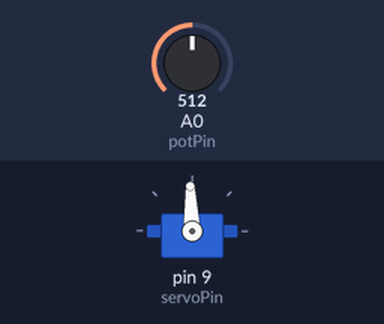
Recording of a sketch running on a simulated Arduino Uno, built with avr-gcc and run on an emulated ATmega328P. Shown: servo. The inputs (shaded band) are chosen by the test bench; at power-on: A0 (potPin) = 512.

Above: at 1.2 s.
1.3 s: A0 (potPin) set to 716
At 2.5 s:
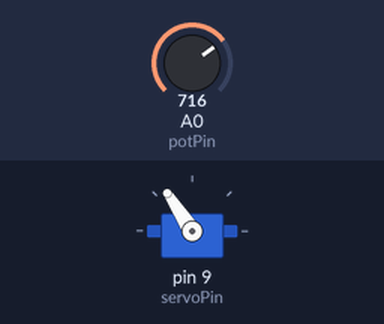
2.8 s: A0 (potPin) set to 900
At 3.7 s:
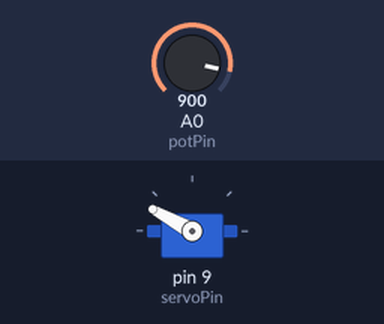
4.3 s: A0 (potPin) set to 1023
At 4.8 s:
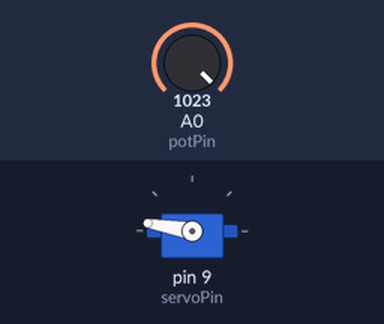
5.8 s: A0 (potPin) set to 306
At 7.0 s:
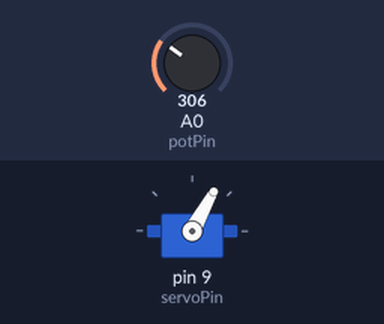
7.3 s: A0 (potPin) set to 122
At 8.3 s:
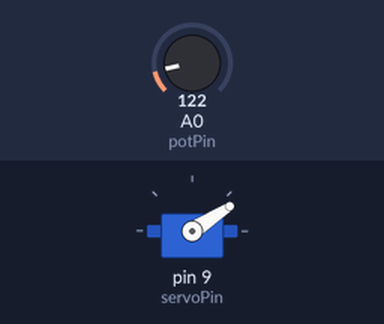
8.8 s: A0 (potPin) set to 511
At 9.4 s:
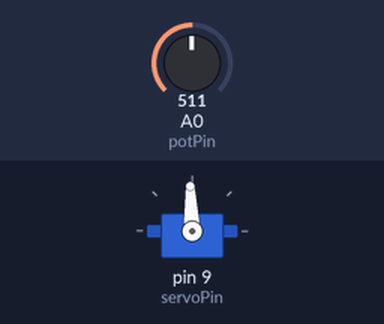
Timing chart, 0 to 11.3 s (numbered marks = the images above; inputs shaded):
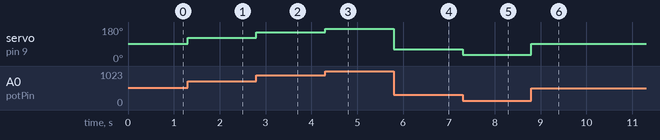

The sketch:

Arduino_Servo_Control.ino
```cpp
#include <Servo.h>    //servo header file referencing to the servo library


        //*****************17. CONTROLLING A SERVO DEVICE WITH ARDUINO WITH THE HELP OF APOTENTIOMETER******************


            /**
                 -A servo is an electronic device with movable parts that can be electrically rotated up to 180 degrees from 0 degrees using commands
                 -It has external connection codes for communication with three main lines:

                    1. Red cable line
                       -Is the power line for positive terminal usually connected to the power source
                    2. Black cable line
                       -Is the power line for negative terminal usually connected to ground
                    3. White cable line
                       -This is the control line through which the commands are sent to the servo
                       -Its the main communication line for the servo.

                 -Because some other high rated power servos draws much current when in operation which could be beyond the safe rates for the arduino, we can have the servo power line
                  connected to an external power source(set to supply safe power to the device) and the controll line connected to the arduino. In this case ensure the grounds for the involved
                  components are hooked up together for their safety of operation.

                 #.NOTE
                       -In normal operation the servos DO NOT mit the 180 degrees span of rotation as they are intended to(e.g could span between 15-170 degrees).
                        So its essential to first test for each servo its safe positions of rotation before putting it in application. For rotating it beyond its
                        safe limits causes it to strain in vibration hence drawing more current which could burn out the arduino if the power line is connected to it.
                       -Servo pointer is only made to be rotated electronically. So DO NOT spin the pointer mechanically either by hand as this
                       damage the device.

                 -The circuit connection for all this involves a slight modification of that in 'PotentiometerProject10Cct.png' provided in arduino projects directory.
                 -The modification involves appending the servo to the circuit where:
                    >Servo control line is connected to pin 9(one of the squiggling line pins which can serve both analogWrite and digitalWrite functionalities)
                    >Servo power line is connected to the 5V power line on arduino board.
                    >Servo ground line is connected to teh arduino ground line.


                  -The program code for this project therefore appears as follows:
            **/

/**

                //***************17a. TESTER PROGRAM TO SET THE SERVO AT SAFE LIMITS OF SPAN**************


int postn = 0;        //servo position variable initialized to 0
int servoPin = 9;     //servo connection variable actualized to pin 9
int servoDelay = 25;  //delay time variable initialized to 25ms

Servo myPointer;       //servo object declaration


void setup()
{
    Serial.begin(9600);                //serial port set ON with baude rate value of 9600
    myPointer.attach(servoPin);        //defines pin of servo attachment to arduino board
}
void loop()
{
    Serial.println(" Enter the position you wish to set the servo to:");
                                       //prompt for user input
    while(Serial.available() == 0 )
    {}                                 //halts the program execution waitin for user input
    postn = Serial.parseInt();         //reads the user input

    myPointer.write(postn);            //writing(communicating) position to the servo


    /**
     * Compiling and running this program we're able to communicate to the servo and test its safe limits of span on the
     * 180 degrees scale. From the samllest range we can set it to 20 degrees and determine its capability to reach the point
     * and check its behaviour when at that point. When ok we enter another lower value e.g 15 degrees and determine the behaviour
     * again till we achieve its safe position of span.
     * We repeat the same for the highest position of span for the servo.
     */
     /**
}
  **/


/**


                //***************17b. PROGRAM TO SPIN THE SERVO BETWEEN THE SAFE LIMITS OF SPAN(e.g 15-170 degrees)**************


int postn = 0;        //servo position variable initialized to 0
int servoPin = 9;     //servo connection variable actualized to pin 9
int servoDelay = 25;  //delay time variable initialized to 25ms

Servo myPointer;       //servo object declaration


void setup()
{
    Serial.begin(9600);                //serial port set ON with baude rate value of 9600
    myPointer.attach(servoPin);        //defines pin of servo attachment to arduino board
}
void loop()
{
    for(postn = 15; postn <= 170; postn++)
    {
        myPointer.write(postn);         //writing(communicating) to the servo
        delay(servoDelay);              //delays the spin
    }
                                        //spins the servo in clockwise direction
    for(postn = 170; postn >= 15; postn--)
    {
        myPointer.write(postn);         //writing(communicating) position to the servo
        delay(servoDelay);              //delays the spin
    }
                                        //spins the servo in counterclockwise direction


   /**
    * We can manipulate the speed of spin in either sweeps by changing the factors of incrementing or
    * decrementing the 'postn' variable within the for loop
    *//**
}
**/


                //***************17c. PROGRAM TO CONTROL SERVO POSITION USING THE POTENTIOMETER WITHIN LIMITS OF SPAN(e.g 15-170 degrees)**************


               /**
                * For this case we'll be using the analogWrite() standard voltage range (0-1023) in calibrating with the help of a
                * potentiomter. And on the other hand the servo positions are to be within its safe limits of span on 0-180 degrees scale
                * which varies between the servos. for this case let's use the above sevo range(15-170 degrees).
                * To have these two scales(voltage scale(0-1023) and the servo position scale(15-170 degrees)) in application, we'll have to
                * co-relate them as follows:
                *
                * Let the position scale(15-170 degrees) lie on the y-axis and the voltage scale(0-1023) on x-axis.
                * Thus, at the origin of this co-relation graph we've(0,15) and at the far position in the graph(1023,170). This means, when
                * the potentiometer value reads 0, the servo will at position 15 degrees.
                * To get more values;
                *
                *          slope of the graph is
                *                            m = (change in Y) / (change in X)
                *                              = (Y2 - Y1) / (X2 - X1)
                *                              = (170 - 15) / (1023 - 0)
                *                              = 155 / 1023
                *
                *          and from point slope formula of the line
                *                            (Y - 15) = m(X - 0)
                *                                   Y = m(X) + 15
                *                                                  for Y1 = 15 and X1 = 0 from the graph
                *
                *                                   Y = ((155 / 1023)(X)) + 15
                *
                *          and for
                *                             Y = servo position
                *                             X = potentiometer voltage value
                *          Thus,
                *
                *                             servo position = 0.151515152(X) + 15
                *
                *
                * Thus, with this in place, we can have our program as follows:
                */


int postn = 0;        //servo position variable initialized to 0
int servoPin = 9;     //servo connection variable actualized to pin 9
int servoDelay = 25;  //delay time variable initialized to 25ms
int potPin = A0;      //potentiometer connected to pin A0
int potReading;       //variable to hold potentiometer reading

Servo myPointer;       //servo object declaration


void setup()
{

    Serial.begin(9600);                //serial port set ON with baude rate value of 9600
    myPointer.attach(servoPin);        //defines pin of servo attachment to arduino board

}
void loop()
{
     potReading = analogRead(potPin);   //reading value fro the potentiometer pin
     postn = (0.151515152  * potReading) + 15;
                                        //computes servo position from the above co-relation graph for the two scales
     myPointer.write(postn);            //writing position to the servo


     /**
      * Compiling and uplading this program to the arduino board with the potentiometer at 0 position, the servo is positioned at
      * 15degrees. Turning the potentiometer knob clockwise, gradually turns the servo in that same direction and vicebersa
      */
}
```

Measured:
- after the input at 1.3 s, servo on pin 9 (servoPin): 92° → 123° at once
- after the input at 2.8 s, servo on pin 9 (servoPin): 123° → 151° at once
- after the input at 4.3 s, servo on pin 9 (servoPin): 151° → 170° at once
- after the input at 5.8 s, servo on pin 9 (servoPin): 170° → 61° at once
- after the input at 7.3 s, servo on pin 9 (servoPin): 61° → 33° at once
- after the input at 8.8 s, servo on pin 9 (servoPin): 33° → 92° at once
